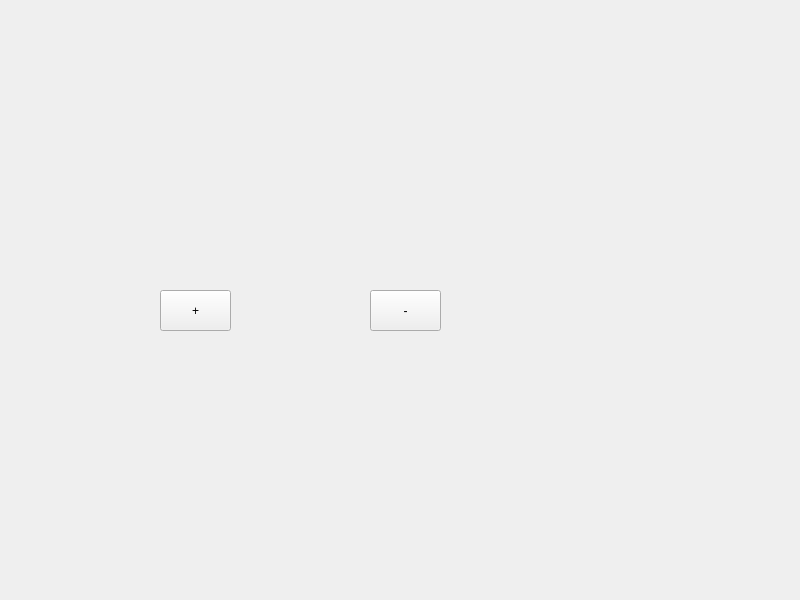
<?xml version="1.0" encoding="UTF-8"?>
<ui version="4.0">
 <class>Widget</class>
 <widget class="QWidget" name="Widget">
  <property name="geometry">
   <rect>
    <x>0</x>
    <y>0</y>
    <width>800</width>
    <height>600</height>
   </rect>
  </property>
  <property name="windowTitle">
   <string>Widget</string>
  </property>
  <widget class="QPushButton" name="pushButton">
   <property name="geometry">
    <rect>
     <x>160</x>
     <y>290</y>
     <width>71</width>
     <height>41</height>
    </rect>
   </property>
   <property name="text">
    <string>+</string>
   </property>
  </widget>
  <widget class="QPushButton" name="pushButton_2">
   <property name="geometry">
    <rect>
     <x>370</x>
     <y>290</y>
     <width>71</width>
     <height>41</height>
    </rect>
   </property>
   <property name="text">
    <string>-</string>
   </property>
  </widget>
 </widget>
 <resources/>
 <connections/>
</ui>
